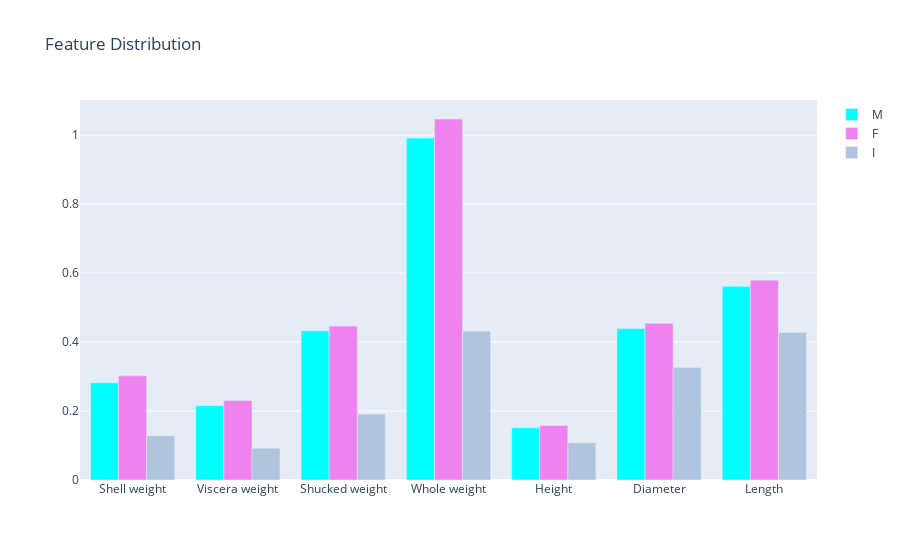

Write notebook code for a chart like this one.
### Markdown cell above
Feature Distribution using plotly

### Code cell
df1 = df.copy()
df2 = df.copy()
df3 = df.copy()

df_m = df1[df1['Sex'] == 'M']
df_m.drop('Sex', axis = 1, inplace= True)
df_f = df2[df2['Sex'] == 'F']
df_f.drop('Sex', axis = 1, inplace= True)
df_i = df3[df3['Sex'] == 'I']
df_i.drop('Sex', axis = 1, inplace= True)
df_m.drop(['age'], axis=1, inplace = True)
df_f.drop(['age'], axis=1, inplace = True)
df_i.drop(['age'], axis=1, inplace = True)

df_m = df_m.mean()
df_f = df_f.mean()
df_i = df_i.mean()
trace1 = go.Bar(x = df_m.index[::-1], y = df_m.values[::-1], name = 'M', marker = dict(color = 'cyan'))
trace2 = go.Bar(x = df_f.index[::-1], y = df_f.values[::-1], name = 'F', marker = dict(color = 'violet'))
trace3 = go.Bar(x = df_i.index[::-1], y = df_i.values[::-1], name = 'I', marker = dict(color = 'lightsteelblue'))
data = [trace1, trace2, trace3]
layout = go.Layout(title = 'Feature Distribution', width = 800)
fig = go.Figure(data = data, layout= layout)
py.iplot(fig)

### Figure 1 — Plotly figure (JSON) as saved in the notebook; plotly's stock layout.template omitted (floating-point values rounded to 4 significant figures)
{"data": [{"marker": {"color": "cyan"}, "name": "M", "type": "bar", "x": ["Shell weight", "Viscera weight", "Shucked weight", "Whole weight", "Height", "Diameter", "Length"], "y": [0.282, 0.2155, 0.4329, 0.9915, 0.1514, 0.4393, 0.5614]}, {"marker": {"color": "violet"}, "name": "F", "type": "bar", "x": ["Shell weight", "Viscera weight", "Shucked weight", "Whole weight", "Height", "Diameter", "Length"], "y": [0.302, 0.2307, 0.4462, 1.047, 0.158, 0.4547, 0.5791]}, {"marker": {"color": "lightsteelblue"}, "name": "I", "type": "bar", "x": ["Shell weight", "Viscera weight", "Shucked weight", "Whole weight", "Height", "Diameter", "Length"], "y": [0.1282, 0.09201, 0.191, 0.4314, 0.108, 0.3265, 0.4277]}], "layout": {"autosize": true, "title": {"text": "Feature Distribution"}, "xaxis": {"autorange": true, "range": [-0.5, 6.5], "type": "category"}, "yaxis": {"autorange": true, "range": [0, 1.102], "type": "linear"}}}
